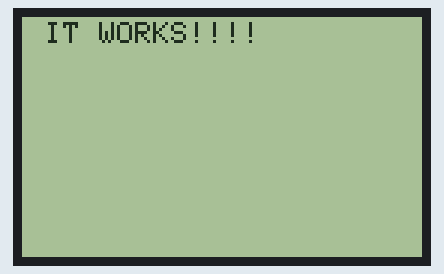
A program run on a simulated ESP32-S3. Parts: 400×240 one-colour display. What the program prints to the serial monitor is not drawn.

Above: at 1.7 s.
At 3.35 s:
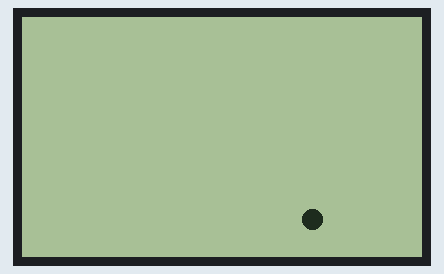
At 7.85 s:
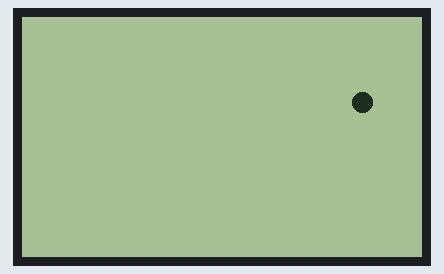
At 12.35 s:
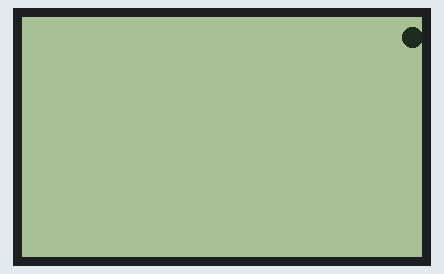
At 21.35 s:
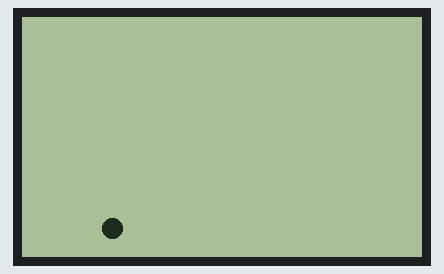
At 39.65 s:
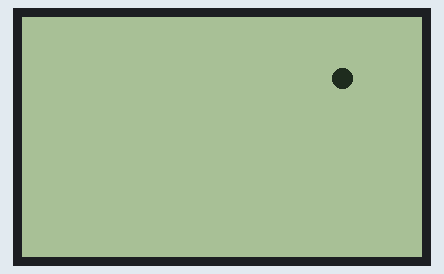

Measured:
- what the display in image 0 shows lasts 1.3 s, from 1.6 s to 2.9 s

The program:

main.cpp
```cpp
#include "pins.h"
#include <Adafruit_GFX.h>
#include <Adafruit_NeoPixel.h>
#include <Adafruit_SharpMem.h>
#include <Arduino.h>

// screen dimensions
const int height = 240;
const int width = 400;

// Timing
unsigned long lastFrame = 0;

// SHARP display named display
Adafruit_SharpMem display =
    Adafruit_SharpMem(&SPI, PIN_LCD_CS, width, height, 8000000);

// setup the display
void setupDisplay() {
  SPI.begin(PIN_LCD_CLK, -1, PIN_LCD_DI, PIN_LCD_CS);
  display.begin();
  display.setRotation(0);
  display.clearDisplay();
}

//--------------------------------------------------
void setup() {
  Serial.begin((57600));                // start a serial port at 57600 BAUD
  delay(1000);                          // wait one second aka 1000ms
  Serial.println(" A Boolean Handaxe"); // send a message over serial

  setupDisplay();

  display.setTextSize(3);
  display.setTextColor(BLACK);
  display.setCursor(5, 5);
  display.println(" IT WORKS!!!!");
  display.refresh(); // actually sends it to the display

  delay(1000);
  display.clearDisplay();
}

//--------------------------------------------------
void loop() {

  unsigned long now = millis(); // get the current time

  if (now > lastFrame + 1000 / 60) { // do this every 60fps
    lastFrame = now;
    display.clearDisplayBuffer();
    int x = (now / 10) % 400;
    int y = height / 2 + 100 * sin((float)now / 400);
    display.fillCircle(x, y, 10, BLACK);
    display.refresh(); // actually sends it to the display
  }
}
```

pins.h
```cpp
#ifndef _PINS_PINS_H_
#define _PINS_PINS_H_

// I2C pins
#define PIN_SDA 1
#define PIN_SCL 2


// Colors
#define BLACK 0
#define WHITE 1
#define GRAY 2

// RGB LED on board
#define PIN_RGB_LED 38

// LCD display pins
#define PIN_LCD_CLK 12
#define PIN_LCD_DI 13
#define PIN_LCD_CS 14

// input pin
#define PIN_BTN 21

#endif
```
